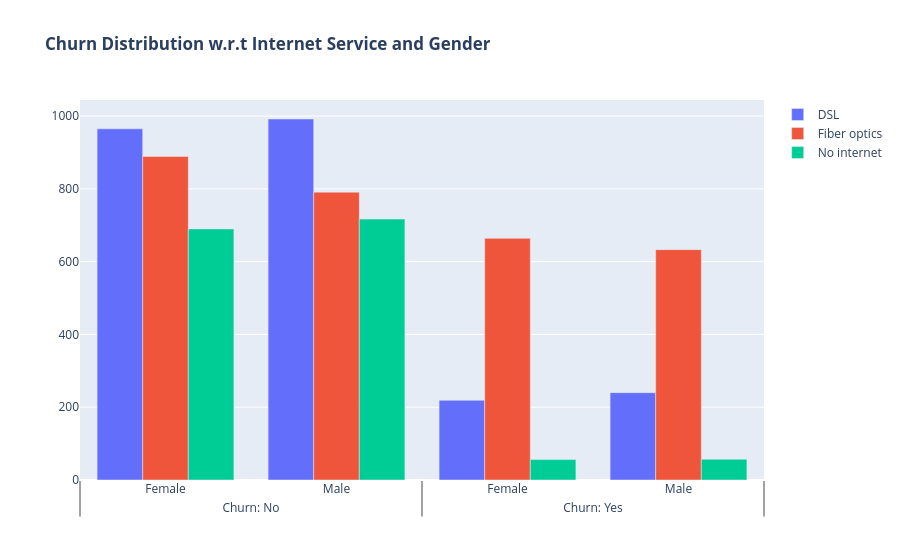

The notebook cell this image was saved under:
### Code cell
fig = go.Figure()
fig.add_trace(go.Bar(
    x = [['Churn: No', 'Churn: No', 'Churn: Yes', 'Churn: Yes',],
         [ "Female", "Male", "Female", "Male"]],
    y = [965, 992, 219, 240],
    name='DSL',
))
fig.add_trace(go.Bar(
    x = [['Churn: No', 'Churn: No', 'Churn: Yes', 'Churn: Yes',],
         [ "Female", "Male", "Female", "Male"]],
    y = [889, 791, 664, 633],
    name='Fiber optics',
))
fig.add_trace(go.Bar(
    x = [['Churn: No', 'Churn: No', 'Churn: Yes', 'Churn: Yes',],
         [ "Female", "Male", "Female", "Male"]],
    y = [690, 717, 56, 57],
    name='No internet',
))

fig.update_layout(title_text = "<b>Churn Distribution w.r.t Internet Service and Gender</b>")
fig.show()

### Figure 1 — Plotly figure (JSON) as saved in the notebook; plotly's stock layout.template omitted (floating-point values rounded to 4 significant figures)
{"data": [{"name": "DSL", "type": "bar", "x": [["Churn: No", "Churn: No", "Churn: Yes", "Churn: Yes"], ["Female", "Male", "Female", "Male"]], "y": [965, 992, 219, 240]}, {"name": "Fiber optics", "type": "bar", "x": [["Churn: No", "Churn: No", "Churn: Yes", "Churn: Yes"], ["Female", "Male", "Female", "Male"]], "y": [889, 791, 664, 633]}, {"name": "No internet", "type": "bar", "x": [["Churn: No", "Churn: No", "Churn: Yes", "Churn: Yes"], ["Female", "Male", "Female", "Male"]], "y": [690, 717, 56, 57]}], "layout": {"title": {"text": "<b>Churn Distribution w.r.t Internet Service and Gender</b>"}}}
